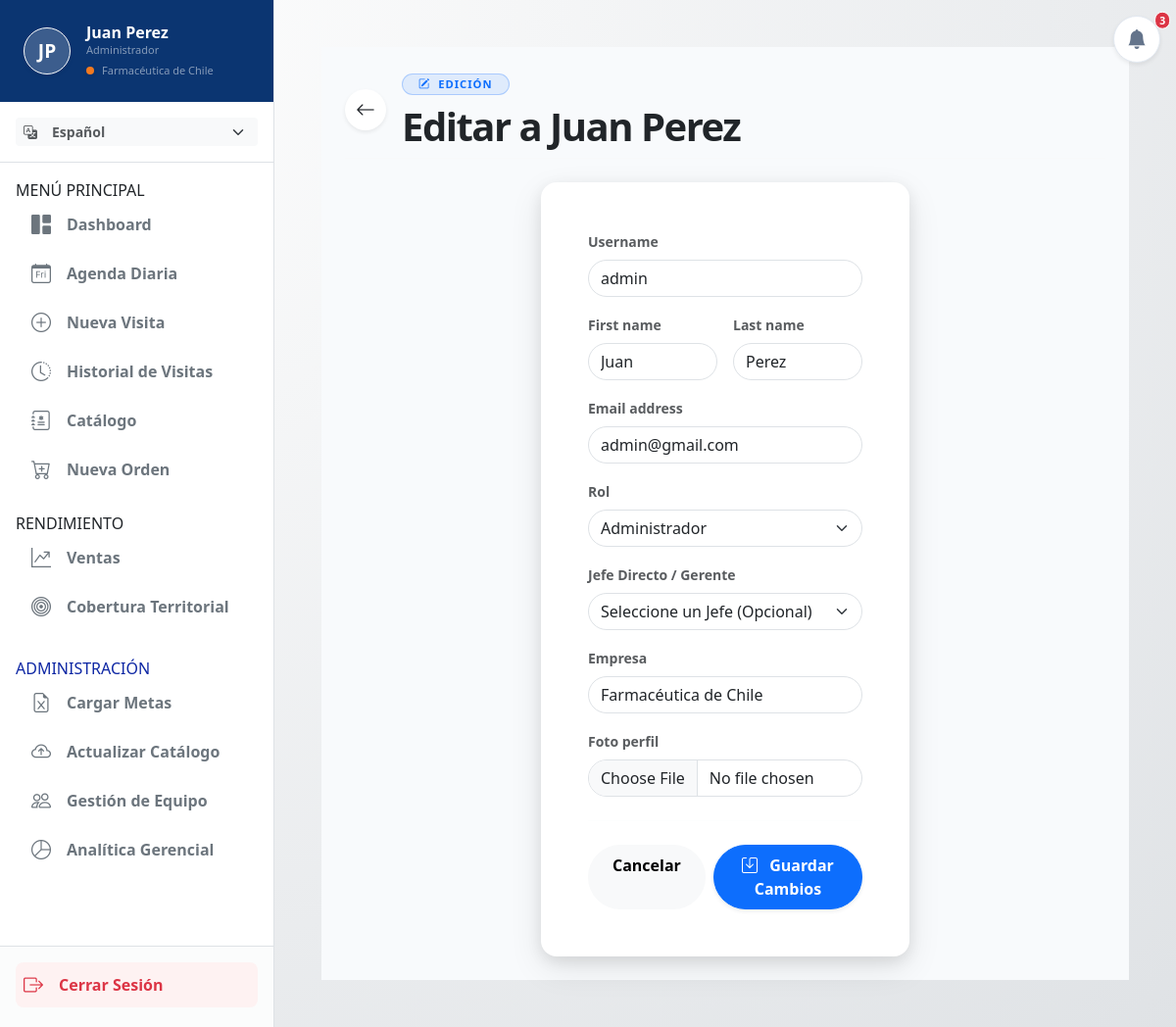
The page /usuarios/editar/1/ (signed in) on the database as committed earlier.
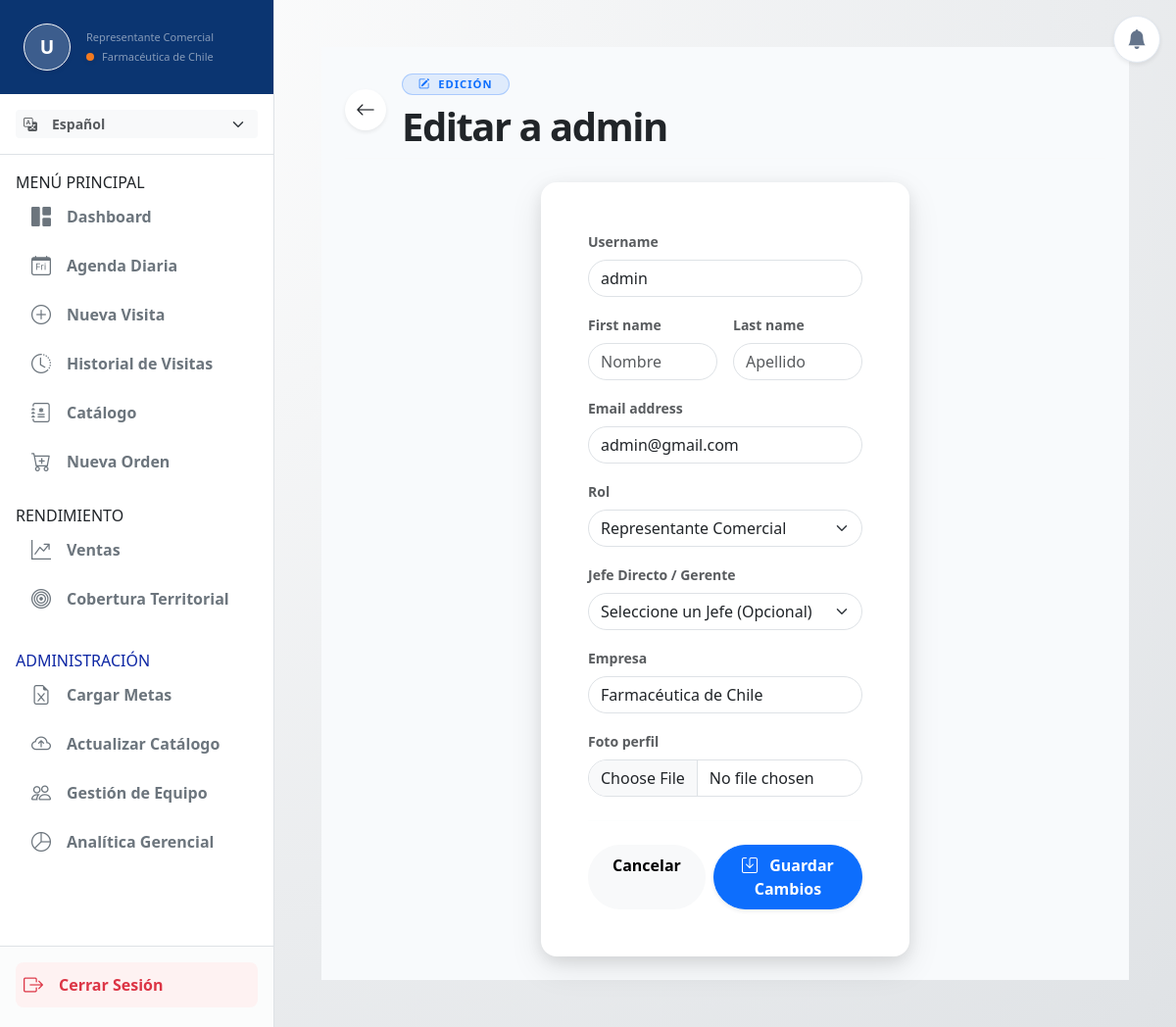
The same page on the database as committed later.
### apps/usuarios/models.py (models this page shows)
class UsuarioPersonalizado(AbstractUser):
    rol = models.CharField(max_length=50, default='Representante Comercial')
    empresa = models.CharField(max_length=100, default='Farmacéutica de Chile')
    foto_perfil = models.ImageField(upload_to='perfiles/', null=True, blank=True)
    jefe = models.ForeignKey(
        'self',
        on_delete=models.SET_NULL,
        null=True,
        blank=True,
        related_name='equipo',
        help_text="Selecciona al Gerente o Jefe directo de este vendedor."
    )
    def __str__(self):
        return f"{self.first_name} {self.last_name} - {self.rol}"
    @property
    def es_gerente(self):
        roles_jefatura = ['Administrador', 'Gerente', 'Jefe de Ventas']
        return any(palabra in self.rol for palabra in roles_jefatura) or self.is_staff or self.is_superuser

### apps/usuarios/views.py (the view)
# urls.py: path('editar/<int:usuario_id>/', views.editar_usuario, name='editar_usuario'),
@login_required(login_url='usuarios:login')
def editar_usuario(request, usuario_id):
    if not request.user.is_superuser and 'Administrador' not in request.user.rol:
        messages.error(request, "No tienes permisos para editar usuarios.")
        return redirect('usuarios:gestion_equipo')
    usuario = get_object_or_404(UsuarioPersonalizado, id=usuario_id)
    if request.method == 'POST':
        form = EditarUsuarioForm(request.POST, request.FILES, instance=usuario)
        if form.is_valid():
            form.save()
            messages.success(request, f"Los datos de {usuario.username} se actualizaron correctamente.")
            return redirect('usuarios:gestion_equipo')
    else:
        form = EditarUsuarioForm(instance=usuario)
    return render(request, 'usuarios/editar_usuario.html', {'form': form, 'usuario_edit': usuario})

### apps/usuarios/templates/usuarios/editar_usuario.html (shortened to what this page needs)
{% extends 'base.html' %}
{% load i18n %}
{% block content %}
<div class="container-fluid px-4 py-4" style="background-color: #f8fafc; min-height: 100vh;">
    <div class="d-flex align-items-center mb-4 pb-2 border-bottom border-light gap-3">
        <a href="{% url 'usuarios:gestion_equipo' %}" class="btn bg-white rounded-circle shadow-sm d-flex align-items-center justify-content-center border-0" style="width: 42px; height: 42px;">
            <i class="bi bi-arrow-left fs-5 text-dark"></i>
        </a>
        <div>
            <span class="badge bg-primary bg-opacity-10 text-primary border border-primary border-opacity-25 rounded-pill px-3 py-1 mb-2 fw-bold" style="letter-spacing: 1px; font-size: 0.7rem;">
                <i class="bi bi-pencil-square me-1"></i> {% translate "EDICIÓN" %}
            </span>
            <h2 class="fw-bolder text-dark mb-0 display-6" style="letter-spacing: -1.5px;">{% translate "Editar a" %} {{ usuario_edit.get_full_name|default:usuario_edit.username }}</h2>
        </div>
    </div>
    <div class="row justify-content-center">
        <div class="col-12 col-md-8 col-lg-6">
            <div class="card card-farma border-0 shadow-sm rounded-4 bg-white">
                <div class="card-body p-5">
                    <form method="POST" enctype="multipart/form-data">
                        <div class="row g-3">
                            {% for field in form %}
                                <div class="col-12 {% if field.name == 'first_name' or field.name == 'last_name' %}col-md-6{% endif %}">
                                    <label class="form-label small fw-bold text-muted">{{ field.label }}</label>
                                    {{ field }}
                                </div>
                            {% endfor %}
                        </div>
                        <hr class="my-4 text-light">
                        <div class="d-flex justify-content-end gap-2">
                            <a href="{% url 'usuarios:gestion_equipo' %}" class="btn btn-light rounded-pill px-4 py-2 fw-bold">
                                {% translate "Cancelar" %}
                            </a>
                            <button type="submit" class="btn btn-primary rounded-pill px-4 py-2 fw-bold shadow-sm">
                                <i class="bi bi-save me-2"></i> {% translate "Guardar Cambios" %}
                            </button>
                        </div>
                    </form>
                </div>
            </div>
        </div>
    </div>
</div>
{% endblock %}

### templates/base.html (shortened to what the changed rows need)
{% load static %}
{% load i18n %}
<!DOCTYPE html>
<html lang="{{ LANGUAGE_CODE }}">
<head>
    <link href="https://cdn.jsdelivr.net/npm/bootstrap@5.3.2/dist/css/bootstrap.min.css" rel="stylesheet">
    <link rel="stylesheet" href="https://cdn.jsdelivr.net/npm/bootstrap-icons@1.11.1/font/bootstrap-icons.css">
    <link rel="stylesheet" href="{% static 'css/style.css' %}">
</head>
<body>
    <div class="d-none d-lg-block position-fixed p-3" style="top: 0; right: 0; z-index: 1040;">
        <div class="dropdown bg-white rounded-circle shadow-sm d-flex justify-content-center align-items-center transition-hover" style="width: 48px; height: 48px; border: 1px solid #e2e8f0;">
            <a href="#" class="text-secondary position-relative text-decoration-none d-flex align-items-center w-100 h-100 justify-content-center" id="dropdownDesktop" data-bs-toggle="dropdown" aria-expanded="false">
                <i class="bi bi-bell-fill fs-5" style="color: #64748b;"></i>
                {% if total_notificaciones > 0 %}
                <span class="position-absolute top-0 start-100 translate-middle badge rounded-pill bg-danger border border-white" style="font-size: 0.65rem; padding: 0.25em 0.4em; transform: translate(-30%, -30%) !important;">
                    {{ total_notificaciones }}
                </span>
                {% endif %}
            </a>
        </div>
    </div>
    <div class="offcanvas-lg offcanvas-start bg-white border-end h-100" tabindex="-1" id="sidebarMenu" style="width: 280px;">
        <div class="d-flex flex-column h-100">
            <div class="bg-brand-blue text-white p-4 pt-lg-4 pt-5 mt-lg-0 mt-3">
                <div class="d-flex align-items-center gap-3">
                    <div class="rounded-circle d-flex justify-content-center align-items-center border border-light shadow-sm overflow-hidden" style="width: 48px; height: 48px; background: rgba(255,255,255,0.2); font-size: 1.2rem; font-weight: bold;">
                        {% if user.foto_perfil %}
                            <img src="{{ user.foto_perfil.url }}" alt="Avatar" class="w-100 h-100" style="object-fit: cover;">
                        {% else %}
                            {{ user.first_name|make_list|first|default:"U" }}{{ user.last_name|make_list|first|default:"" }}
                        {% endif %}
                    </div>
                    <div>
                        <h6 class="mb-0 fw-bold">{{ user.first_name }} {{ user.last_name }}</h6>
                        <small class="text-white-50 d-block" style="font-size: 11px;">{{ user.rol }}</small>
                        <div class="d-flex align-items-center gap-2 mt-1">
                            <div class="rounded-circle bg-brand-orange shadow-sm" style="width: 8px; height: 8px;"></div>
                            <small class="text-white-50 text-truncate" style="font-size: 11px; max-width: 140px;">{{ user.empresa }}</small>
                        </div>
                    </div>
                </div>
            </div>
                            {% get_current_language as CURRENT_LANG %}
                            {% get_available_languages as LANGUAGES %}
        </div>
    </div>
    <main class="pt-5 pt-lg-0">
        <div class="container-fluid p-3 p-md-4 p-lg-5 mt-4 mt-lg-0">
            {% block content %}
            {% endblock %}
        </div>
    </main>
</body>
</html>

Rows that differ between the two databases and show on the page:
changed UsuarioPersonalizado "admin": first_name|make_list "J" → "U"; rol "Administrador" → "Representante Comercial"; get_full_name "Juan Perez" → "admin"; first_name "Juan" → (not shown); last_name "Perez" → (not shown); last_name|make_list "P" → (not shown)
Other text that changed with them:
{{ total_notificaciones }}: "3" → (not shown)
